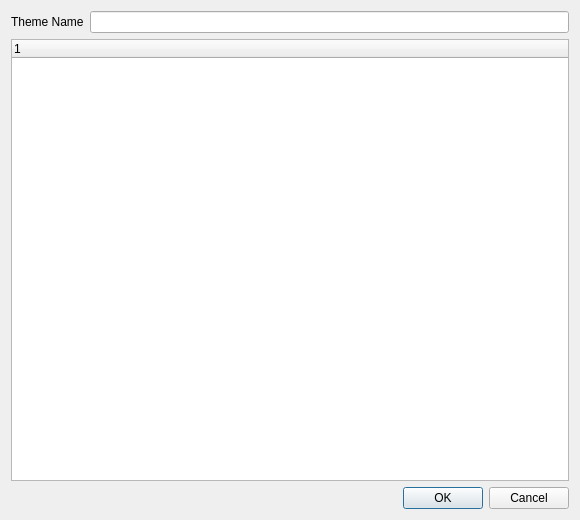
<?xml version="1.0" encoding="UTF-8"?>
<ui version="4.0">
 <class>Gui::Dialog::DlgCreateNewTheme</class>
 <widget class="QDialog" name="Gui::Dialog::DlgCreateNewTheme">
  <property name="windowModality">
   <enum>Qt::ApplicationModal</enum>
  </property>
  <property name="geometry">
   <rect>
    <x>0</x>
    <y>0</y>
    <width>580</width>
    <height>520</height>
   </rect>
  </property>
  <property name="windowTitle">
   <string>Create New Theme</string>
  </property>
  <property name="modal">
   <bool>true</bool>
  </property>
  <layout class="QVBoxLayout" name="verticalLayout">
   <item>
    <layout class="QHBoxLayout" name="horizontalLayout">
     <item>
      <widget class="QLabel" name="label">
       <property name="text">
        <string>Theme Name</string>
       </property>
      </widget>
     </item>
     <item>
      <widget class="QLineEdit" name="lineEdit"/>
     </item>
    </layout>
   </item>
   <item>
    <widget class="QTreeWidget" name="treeWidget"/>
   </item>
   <item>
    <widget class="QDialogButtonBox" name="buttonBox">
     <property name="orientation">
      <enum>Qt::Horizontal</enum>
     </property>
     <property name="standardButtons">
      <set>QDialogButtonBox::Cancel|QDialogButtonBox::Ok</set>
     </property>
    </widget>
   </item>
  </layout>
 </widget>
 <resources/>
 <connections>
  <connection>
   <sender>buttonBox</sender>
   <signal>accepted()</signal>
   <receiver>Gui::Dialog::DlgCreateNewTheme</receiver>
   <slot>accept()</slot>
   <hints>
    <hint type="sourcelabel">
     <x>248</x>
     <y>254</y>
    </hint>
    <hint type="destinationlabel">
     <x>157</x>
     <y>274</y>
    </hint>
   </hints>
  </connection>
  <connection>
   <sender>buttonBox</sender>
   <signal>rejected()</signal>
   <receiver>Gui::Dialog::DlgCreateNewTheme</receiver>
   <slot>reject()</slot>
   <hints>
    <hint type="sourcelabel">
     <x>316</x>
     <y>260</y>
    </hint>
    <hint type="destinationlabel">
     <x>286</x>
     <y>274</y>
    </hint>
   </hints>
  </connection>
 </connections>
</ui>
